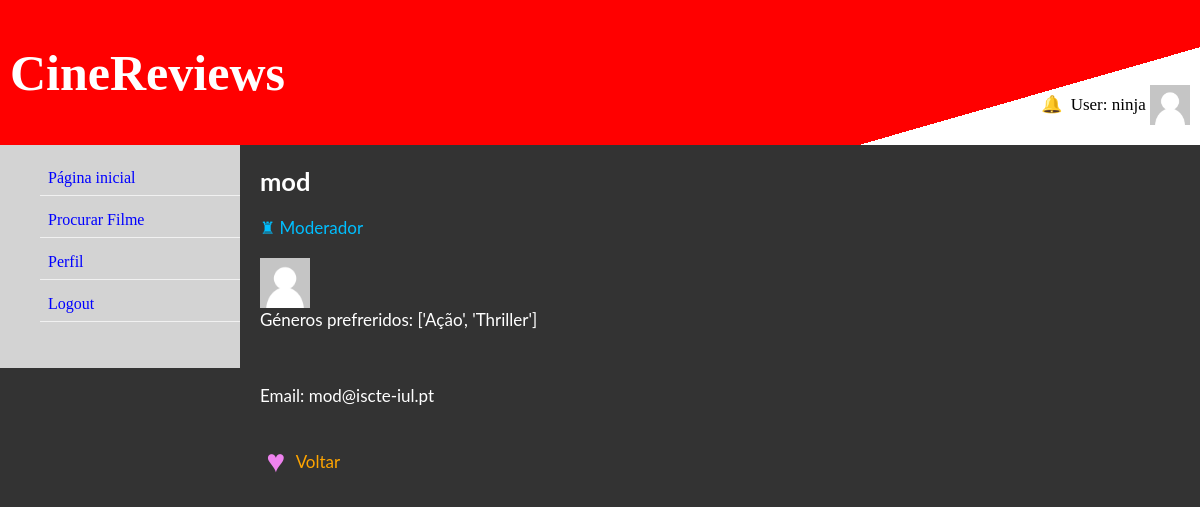
The page /filmes/11/13/seguir (signed in) on the database its author committed.
### sessao/models.py (models this page shows)
class Moderador(models.Model):
    user = models.OneToOneField(User, on_delete=models.CASCADE)
    group = models.ForeignKey(Group, on_delete=models.CASCADE)
    genero_preferido = models.CharField(max_length=200)

### filmes/views.py (the view, shortened to what this page needs)
# urls.py: path('<int:filme_id>/<int:user_id>/seguir', views.seguir,
@login_required(login_url='/sessao/')
def seguir(request, filme_id, user_id):
    user = User.objects.get(id=user_id)
    if hasattr(user, 'moderador'):
        s = Moderador.objects.get(user=user)
    elif hasattr(user, 'utilizador'):
        s = Utilizador.objects.get(user=user)
    else:
        s = Admin.objects.get(user=user)
    if Seguidor.objects.filter(seguidor=request.user, seguido=user):
        segue = True
    else:
        segue = False
    context = {'utilizador': s,
               'segue': segue,
               'filme_id': filme_id
               }
    has_photo = hasphoto(user)
    request.session['visited_user_has_photo'] = has_photo
    return render(request, 'filmes/seguir.html', context)

### filmes/views.py (called while the page is built)
def hasphoto(user):
    filename = f"{user.username}.jpg"
    path = os.path.join("filmes/static/sessao/", filename)
    return os.path.exists(path)

### filmes/templates/filmes/seguir.html (shortened to what this page needs)
{% extends "filmes/index.html" %}
{% load static %}
{%  block conteudo %}
    <h2>{{utilizador.user.username}}</h2>
    {% if utilizador.user.is_superuser %}
        <span style="color: lime;">&#128081 Admin</span>
    {% elif utilizador.user.is_staff %}
       <span style="color: deepskyblue;">&#9820 Moderador</span>
    {% endif %}
    <br>
    {% if request.session.visited_user_has_photo %}
        <img src="{% static 'sessao/'|add:utilizador.user.username|add:'.jpg' %}" alt="Foto do usuário" width="50" height="50" style="position: relative; top: 20px; ">
    {% else %}
        <img src="{% static 'sessao/default.jpg' %}" alt="Foto do usuário" width="50" height="50" style="position: relative; top: 20px;">
    {% endif %}
    <p>Géneros prefreridos: {{utilizador.genero_preferido}}</p><br>
    <p>Email: {{utilizador.user.email}}</p><br>
    {% if request.user.username != utilizador.user.username and not utilizador.banido %}
        {% if segue %}
            <button id="unfollow"  class="unfollow-button" onclick="manipularBotao(this, '{{ utilizador.user.id }}', '{{ csrf_token }}')"><i>&#9829</i></button>
        {% else %}
            <button id="follow" class="follow-button" onclick="manipularBotao(this, '{{ utilizador.user.id }}', '{{ csrf_token }}')"><i>&#9829</i><span></span></button>
        {% endif %}
    {% endif %}
    <a href="{% url 'filmes:avaliacao' filme_id %}">Voltar</a>
{% endblock %}

### filmes/templates/filmes/index.html (shortened to what this page needs)
<!DOCTYPE html>
<html lang="en">
<head>
    {% load static %}
    <link rel="stylesheet" type="text/css" href="{% static 'filmes/css/style.css' %}">
    <link rel="stylesheet" href="https://cdnjs.cloudflare.com/ajax/libs/tiny-slider/2.9.4/tiny-slider.css">
</head>
<body style="margin: 0;">
    <header>
         <div style="display: flex; justify-content: space-between;">
             <span><a href="{% url 'filmes:index' %}" style="color: white"><h1 style="font-family: 'Showcard Gothic';">CineReviews</h1></a></span>
             <div class="utilizador_header">
                {% if request.user.is_authenticated %}
                    {% if 'notificacoes_count' in request.session %}
                        <a href="{% url 'filmes:notificacoes' request.user.id %}" class="notification">
                            <span>&#128276</span>
                            <span class="badge">{{request.session.notificacoes_count}}</span></a>
                    {% else %}
                        <a href="{% url 'filmes:notificacoes' request.user.id %}" class="notification">
                            <span>&#128276</span></a>
                    {% endif %}
                    {% if request.session.has_photo %}
                        <span>User: {{ request.session.username }}</span> <img src="{% static 'sessao/'|add:user.username|add:'.jpg' %}">
                    {% else %}
                        <span>User: {{ request.session.username }}</span> <img src="{% static 'sessao/default.jpg' %}">
                    {% endif %}
                {% else %}
                    <p>Bem vindo!</p>
                {% endif %}
             </div>
        </div>
    </header>
    <nav>
        {% block links %}
        <ul style="list-style-type:none;">
            <li><a href="{% url 'filmes:index' %}">Página inicial</a></li>
            <li><a href="{% url 'filmes:lista' %}">Procurar Filme</a></li>
            {% if request.user.is_authenticated %}
                <li><a href="{% url 'sessao:informacao' %}">Perfil</a></li>
                <li><a href="{% url 'sessao:logoutview' %}">Logout</a></li>
            {% else %}
                <li><a href="{% url 'sessao:loginview' %}">Login</a></li>
                <li><a href="{% url 'sessao:registar' %}">Registar</a></li>
            {% endif %}
        </ul>
        {% endblock %}
    </nav>
    <main>
        <article>
            <section class="conteudo">
                {% block conteudo %}{% endblock %}
            </section>
        </article>
    </main>
</body>
</html>

### filmes/static/filmes/css/style.css (style rules this page uses)
header { background-image: linear-gradient(164deg, red 80%, white 20%); padding: 10px; border: 10px; text-align: center; font-size: 25px; color: black; }
.utilizador_header { text-align: left; margin-top: 60px; font-size: 17px; }
.utilizador_header img { width: 40px; height: 40px; position: relative; top: 15px; }
body { background-color: #333333; color: white; }
nav { background-color: lightgray; float: left; width: 20%; padding-bottom: 30px; }
nav li { padding: 8px; margin-top: 7px; border-bottom: 1px solid #f1f1f1; }
main { background-color: #333333; float:left; width: 80%; overflow: hidden; }
a { color: orange; text-decoration: none; }
ul li a { color: blue; }
.conteudo { margin-top: 16px; margin-left: 20px; font-size: 17px; font-family: Lato,Lato-fallback,Arial,sans-serif; }
.notification { padding: 4px 4px; position: relative; display: inline-block; border-radius: 50%; }
input[type=submit], button { padding: 6px 10px; position: relative; display: inline-block; background-color: transparent; color: white; cursor: pointer; border: none; font-size: 17px; }
button i { font-size: 20px; display: inline-block; transition: transform 0.2s ease-in-out; }
.unfollow-button i { color: violet; transform: scale(1.6); }

### rows shown on the page
Moderador: user.username "mod", genero_preferido "['Ação', 'Thriller']", user.email "mod@iscte-iul.pt"

### other values the page prints
{{ request.session.username }} "ninja"
